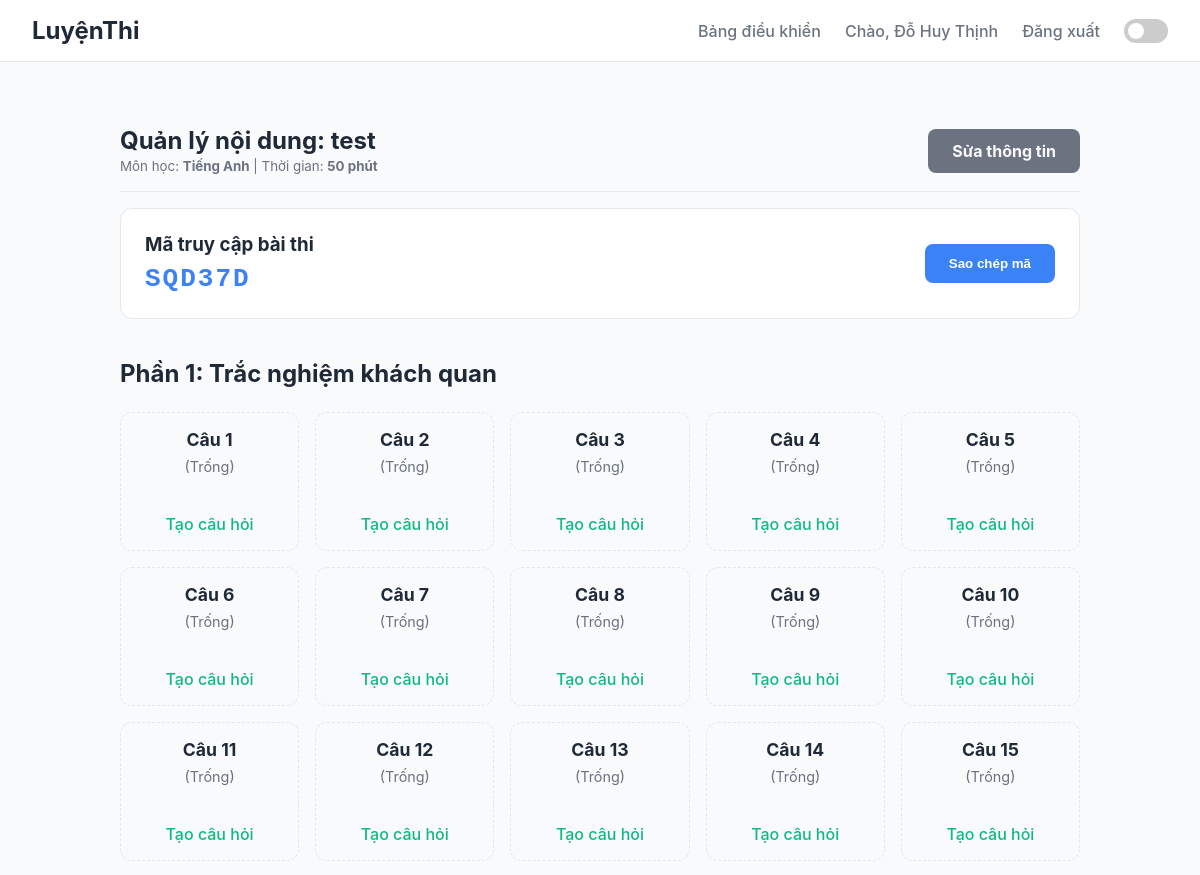
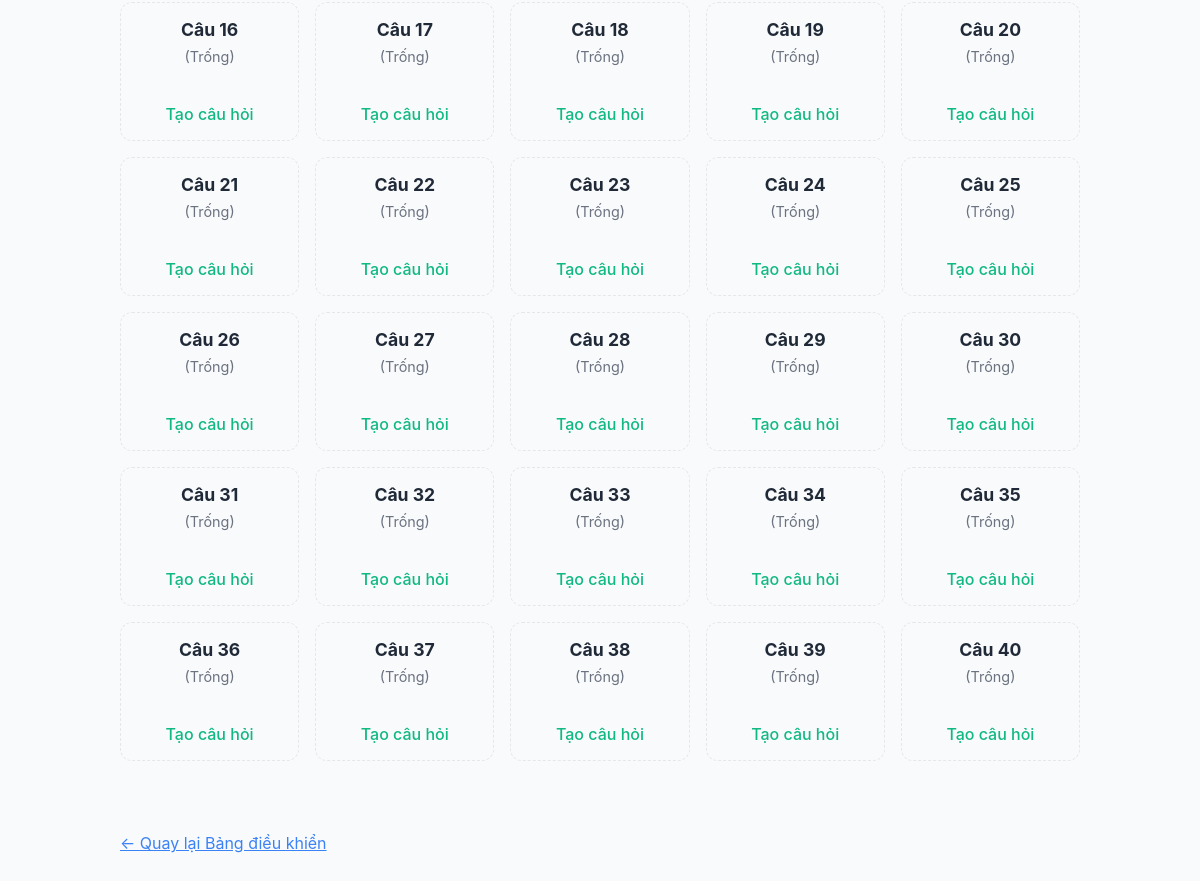
Screenshot of /dashboard/exam/1/ (signed in) with the database file from the repository (2 pictures, top to bottom).
### quizapp/models.py (models this page shows, shortened)
class User(AbstractUser):
    class Role(models.TextChoices):
        STUDENT = 'STUDENT', 'Học sinh'
        TEACHER = 'TEACHER', 'Giáo viên'
    first_name = models.CharField(_("Họ và Tên"), max_length=150, blank=False)
    last_name = models.CharField(_("last name"), max_length=150, blank=True, editable=False)
    email = models.EmailField(_("email address"), unique=True)
    role = models.CharField(max_length=50, choices=Role.choices, default=Role.STUDENT)
    school = models.CharField(max_length=255, blank=True, verbose_name="Trường")
    school_class = models.CharField(max_length=50, blank=True, verbose_name="Lớp")
    date_of_birth = models.DateField(null=True, blank=True, verbose_name="Ngày Sinh")
    phone_number = models.CharField(max_length=15, blank=True, verbose_name="Số điện thoại")

class Exam(models.Model):
    class SubjectType(models.TextChoices):
        MATH = 'MATH', 'Toán'
        PHYSICS = 'PHYSICS', 'Vật lý'
        CHEMISTRY = 'CHEMISTRY', 'Hóa học'
        BIOLOGY = 'BIOLOGY', 'Sinh học'
        HISTORY = 'HISTORY', 'Lịch sử'
        GEOGRAPHY = 'GEOGRAPHY', 'Địa lí'
        CIVIC_EDUCATION = 'CIVIC_EDUCATION', 'Giáo dục công dân'
        ENGLISH = 'ENGLISH', 'Tiếng Anh'
        TSA = 'TSA', 'Đánh giá tư duy (TSA)'
        OTHER = 'OTHER', 'Môn khác'
    class Visibility(models.TextChoices):
        PUBLIC = 'PUBLIC', 'Công khai'
        PRIVATE = 'PRIVATE', 'Riêng tư (yêu cầu mã)'
    title = models.CharField(max_length=255, verbose_name="Tiêu đề kỳ thi")
    visibility = models.CharField(
        max_length=10,
        choices=Visibility.choices,
        default=Visibility.PUBLIC,
        verbose_name="Chế độ hiển thị"
    )
    description = models.TextField(blank=True, null=True, verbose_name="Mô tả")
    owner = models.ForeignKey(settings.AUTH_USER_MODEL, on_delete=models.CASCADE, related_name='exams')
    subject = models.CharField(max_length=20, choices=SubjectType.choices, default=SubjectType.OTHER, verbose_name="Môn học (cho cấu trúc chuẩn)")
    duration_minutes = models.PositiveIntegerField(default=50, verbose_name="Thời gian làm bài (phút)")
    is_custom = models.BooleanField(default=False, verbose_name="Cấu trúc tùy chỉnh")
    code = models.CharField(max_length=8, unique=True, blank=True, default=generate_exam_code, verbose_name="Mã bài thi")
    created_at = models.DateTimeField(auto_now_add=True)
    updated_at = models.DateTimeField(auto_now=True)
    class Meta: ordering = ['-created_at']

### quizapp/views.py (the view, shortened to what this page needs)
# urls.py: path('dashboard/exam/<int:pk>/', views.exam_detail_teacher, name='exam_detail_teacher'),
@login_required
@user_passes_test(is_teacher)
def exam_detail_teacher(request, pk):
    exam = get_object_or_404(Exam, pk=pk)
    if exam.owner != request.user:
        return HttpResponseForbidden("Bạn không có quyền truy cập trang này.")
    structured_exam = {}
    total_question_counter = 1
    if exam.is_custom:
        structure_config = {section.title: {'type': section.question_type, 'count': section.question_count} for section in exam.sections.all()}
    else:
        structure_key = SUBJECT_TO_STRUCTURE_KEY.get(exam.subject, 'NATURAL_SCIENCES')
        structure_config = EXAM_STRUCTURE.get(structure_key, {})
    passages = None
    existing_questions = list(exam.questions.all().order_by('passage__order', 'order'))
    for section_title, config in structure_config.items():
        q_type = config['type']
        count = config['count']
        passage_order = config.get('passage_order')
        slots = []
        if passage_order:
            questions_of_this_type = [q for q in existing_questions if q.passage and q.passage.order == passage_order]
        else:
            questions_of_this_type = [q for q in existing_questions if q.question_type == q_type and not q.passage]
        for i in range(count):
            slot_data = {'display_order': total_question_counter, 'question': None, 'is_placeholder': True, 'order_in_type': i + 1}
            found_question = next((q for q in questions_of_this_type if q.order == i + 1), None)
            if found_question:
                slot_data['question'] = found_question
                slot_data['is_placeholder'] = False
            slots.append(slot_data)
            total_question_counter += 1
        structured_exam[section_title] = {'slots': slots, 'question_type_value': q_type, 'passage_order': passage_order}
    context = {'exam': exam, 'structured_exam': structured_exam, 'passages': passages}
    return render(request, 'dashboard/exam_detail_teacher.html', context)

### quizapp/views.py (called while the page is built)
def is_teacher(user):
    return user.is_authenticated and user.role == 'TEACHER'

### quizapp/templates/dashboard/exam_detail_teacher.html (shortened to what this page needs)
{% extends "base.html" %}
{% block content %}
<div class="page-header">
    <div>
        <h2>Quản lý nội dung: {{ exam.title }}</h2>
        <small style="color: var(--text-secondary);">
            Môn học: <strong>{{ exam.get_subject_display }}</strong> | Thời gian: <strong>{{ exam.duration_minutes }} phút</strong>
        </small>
    </div>
    <div>
        <a href="{% url 'exam_update' pk=exam.pk %}" class="btn" style="background-color: var(--text-secondary); color: var(--bg-primary);">Sửa thông tin</a>
    </div>
</div>
<div class="exam-code-display">
    <div>
        <h3 style="margin: 0 0 0.5rem 0;">Mã truy cập bài thi</h3>
        <span class="code" id="exam-code-text">{{ exam.code }}</span>
    </div>
    <button class="btn btn-primary" id="copy-code-btn">Sao chép mã</button>
</div>
{% for section_title, section_data in structured_exam.items %}
<div class="exam-section">
    <h3>{{ section_title }}</h3>
    <div class="question-grid">
        {% for slot in section_data.slots %}
            <div class="question-slot {% if slot.is_placeholder %}placeholder{% endif %}">
                {% if slot.is_placeholder %}
                    <a href="{% url 'question_create' exam_pk=exam.pk %}?type={{ section_data.question_type_value }}&order={{ slot.order_in_type }}">
                        <div class="slot-order">Câu {{ slot.display_order }}</div>
                        <div class="slot-text">(Trống)</div>
                        <div class="slot-action action-create">Tạo câu hỏi</div>
                    </a>
                {% else %}
                    <a href="{% url 'question_update' exam_pk=exam.pk question_pk=slot.question.pk %}">
                        <div class="slot-order">Câu {{ slot.display_order }}</div>
                        <div class="slot-text">{{ slot.question.text|truncatechars:50 }}</div>
                        <div class="slot-action action-edit">Chỉnh sửa</div>
                    </a>
                {% endif %}
            </div>
        {% endfor %}
    </div>
</div>
{% endfor %}
<a href="{% url 'teacher_dashboard' %}" style="margin-top: 2rem; display: inline-block; color: var(--accent);">&larr; Quay lại Bảng điều khiển</a>
{% endblock %}

### quizapp/templates/base.html (shortened to what this page needs)
<!DOCTYPE html>
<html lang="vi">
<head>
</head>
<body>
    <nav>
        <div class="logo">
            <a href="{% url 'home' %}">LuyệnThi</a>
        </div>
        <div class="nav-links">
            {% if user.is_authenticated %}
            {% if user.role == 'TEACHER' %}
            <a href="{% url 'teacher_dashboard' %}">Bảng điều khiển</a>
            {% elif user.role == 'STUDENT' %}
            <a href="{% url 'student_exam_list' %}">Danh sách bài thi</a>
            <a href="{% url 'student_result_history' %}">Lịch sử</a>
            {% endif %}
            <span>Chào, {{ user.first_name|default:user.username }}</span>
            <form action="{% url 'logout' %}" method="post" style="display: inline;">
                <button type="submit"
                    style="background:none; border:none; color:var(--text-secondary); cursor:pointer; font-weight:500; font-family:var(--font-sans); font-size:1rem;">Đăng
                    xuất</button>
            </form>
            {% else %}
            <a href="{% url 'login' %}">Đăng nhập</a>
            <a href="{% url 'register' %}" class="button">Đăng ký</a>
            {% endif %}
            <div class="theme-switch-wrapper">
                <label class="theme-switch" for="checkbox">
                    <div class="slider round"></div>
                </label>
            </div>
        </div>
    </nav>
    <main class="main-content">
        {% block content %}{% endblock %}
    </main>
</body>
</html>

### quizapp/templates/base.html (style rules this page uses)
:root { --font-sans: -apple-system, BlinkMacSystemFont, "Segoe UI", Roboto, "Helvetica Neue", Arial, sans-serif; --bg-primary: #F9FAFB; --bg-surface: #FFFFFF; --text-primary: #1F2937; --text-secondary: #6B7280; --accent: #3B82F6; --cta: #F97316; --border: #E5E7EB; --error: #DC2626; --success: #10B981; }
* { box-sizing: border-box; margin: 0; padding: 0; }
body { font-family: var(--font-sans); background-color: var(--bg-primary); color: var(--text-primary); transition: background-color 0.3s, color 0.3s; }
nav { background-color: var(--bg-surface); padding: 1rem 2rem; display: flex; justify-content: space-between; align-items: center; border-bottom: 1px solid var(--border); position: sticky; top: 0; z-index: 100; }
nav .logo a { color: var(--text-primary); text-decoration: none; font-weight: bold; font-size: 1.5rem; }
nav .nav-links { display: flex; align-items: center; gap: 1.5rem; }
nav .nav-links a, nav .nav-links span { color: var(--text-secondary); text-decoration: none; font-weight: 500; transition: color 0.2s; }
.main-content { max-width: 1024px; margin: 2rem auto; padding: 2rem; }
.btn { display: inline-block; padding: 0.75rem 1.5rem; border: none; border-radius: 0.5rem; font-weight: bold; cursor: pointer; text-decoration: none; text-align: center; transition: transform 0.2s, opacity 0.2s; }
.btn-primary { background-color: var(--accent); color: white; }
.theme-switch-wrapper { display: flex; align-items: center; }
.theme-switch { display: inline-block; height: 24px; position: relative; width: 44px; }
.slider { background-color: #ccc; bottom: 0; cursor: pointer; left: 0; position: absolute; right: 0; top: 0; transition: .4s; border-radius: 24px; }
.slider:before { background-color: #fff; bottom: 4px; content: ""; height: 16px; left: 4px; position: absolute; transition: .4s; width: 16px; border-radius: 50%; }

### quizapp/templates/dashboard/exam_detail_teacher.html (style rules this page uses)
.page-header { margin-bottom: 1rem; display: flex; justify-content: space-between; align-items: center; flex-wrap: wrap; padding-bottom: 1rem; border-bottom: 1px solid var(--border); }
.exam-section { margin-bottom: 2.5rem; }
.exam-section h3 { font-size: 1.5em; color: var(--text-primary); margin-bottom: 1.5rem; }
.question-grid { display: grid; grid-template-columns: repeat(auto-fill, minmax(160px, 1fr)); gap: 1rem; }
.question-slot { background-color: var(--bg-surface); border: 1px solid var(--border); border-radius: 0.75rem; padding: 1rem; text-align: center; transition: all 0.2s ease-in-out; }
.question-slot.placeholder { border-style: dashed; background-color: transparent; }
.question-slot a { text-decoration: none; color: var(--text-secondary); display: flex; flex-direction: column; height: 100%; justify-content: center; }
.slot-order { font-weight: bold; font-size: 1.1em; margin-bottom: 0.5rem; color: var(--text-primary); }
.slot-text { font-size: 0.9em; min-height: 40px; }
.slot-action { margin-top: 1rem; font-weight: 500; }
.action-create { color: var(--success); }
.exam-code-display { background-color: var(--bg-surface); border: 1px solid var(--border); border-radius: 0.75rem; padding: 1.5rem; margin-bottom: 2.5rem; display: flex; justify-content: space-between; align-items: center; }
.exam-code-display .code { font-family: monospace; font-size: 2em; font-weight: bold; letter-spacing: 2px; color: var(--accent); }

### rows the page displays
User: first_name "Đỗ Huy Thịnh"
Exam: title "test", subject "Tiếng Anh", duration_minutes "50", code "SQD37D"

### other values shown
{{ section_title }} "Phần 1: Trắc nghiệm khách quan"
{{ slot.display_order }} "1" "2" "3" "4" "5" "6" "7" "8" "9" "10" "11" "12" "13" "14" "15" "16" "17" "18" "19" "20" "21" "22" "23" "24" "25" "26" "27" "28" "29" "30" "31" "32" "33" "34" "35" "36" "37" "38" "39" "40"
